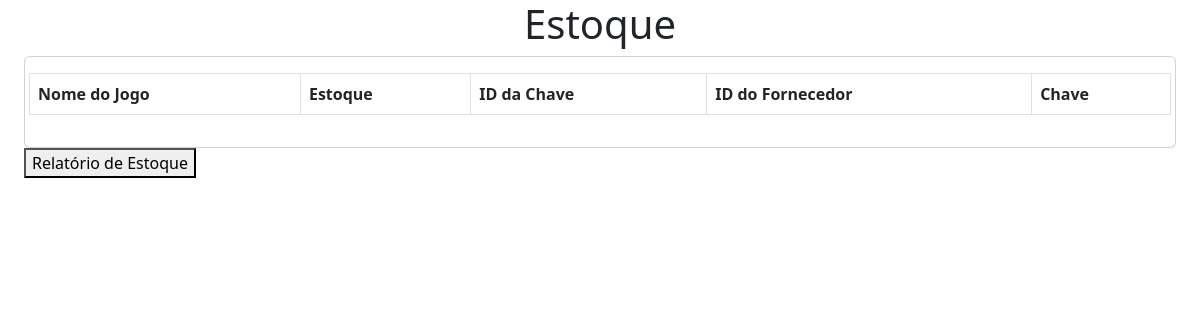
The app's page /estoque.php, older data.
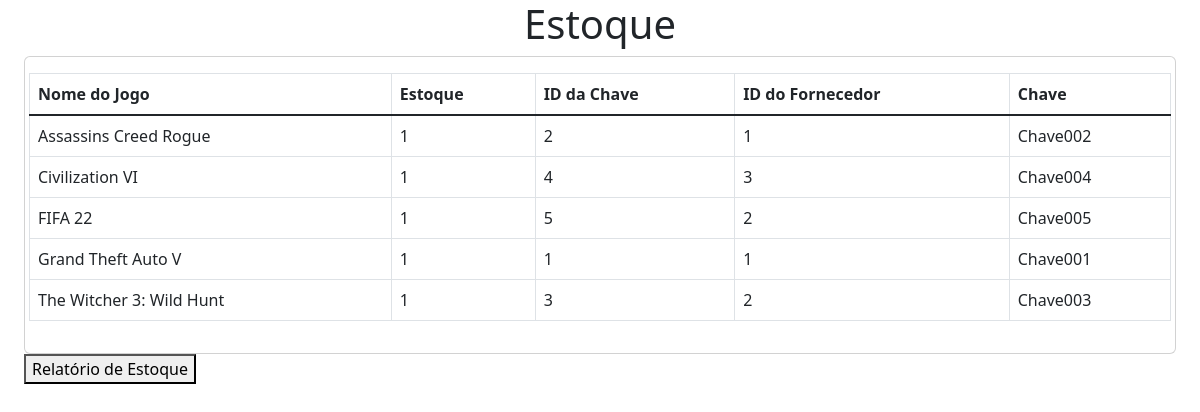
The same page, newer data.
### tables this page shows
CREATE TABLE Chaves (
  idChaves INT NOT NULL AUTO_INCREMENT,
  chave VARCHAR(45) NULL DEFAULT NULL,
  estoque TINYINT NOT NULL DEFAULT 1,
  Fornecedores_idFornecedores INT NOT NULL,
  Jogos_idJogos INT NOT NULL,
  PRIMARY KEY (idChaves),
  CONSTRAINT fk_Chaves_Fornecedores
    FOREIGN KEY (Fornecedores_idFornecedores)
    REFERENCES Fornecedores (idFornecedores)
    ON DELETE NO ACTION
    ON UPDATE NO ACTION,
  CONSTRAINT fk_Chaves_Jogos1
    FOREIGN KEY (Jogos_idJogos)
    REFERENCES Jogos (idJogos)
    ON DELETE NO ACTION
    ON UPDATE NO ACTION
);

### estoque.php (the view, shortened to what this page needs)
<?php
include("conexao.php");
$sql = "SELECT  nomeJogo, idChaves, estoque, Fornecedores_idFornecedores, chave FROM ViewChavesComData WHERE estoque = 1 ORDER BY nomeJogo" ;
$result = mysqli_query($conexao, $sql);
?>
<!DOCTYPE html>
<html lang="en">
<head>
    <link rel="stylesheet" href="https://cdnjs.cloudflare.com/ajax/libs/font-awesome/5.15.3/css/all.min.css">
    <link rel="stylesheet" href="css/css1/bootstrap.min.css">
    <link rel="stylesheet" href="css/css1/bs-admin.css">
    <link rel="stylesheet" href="css/css1/jquery.dataTables.min.css">
    <link rel="stylesheet" href="css/css1/select2.min.css">
    <link rel="stylesheet" href="css/css1/select2-bootstrap-5-theme.min.css">
    <link rel="stylesheet" href="css/css1/font-awesome-all.min.css">
    <link rel="stylesheet" href="css/listas.css">
</head>
<body>
    <h1>Estoque </h1>
    <div class="container-fluid">
        <div class="row">
            <div class="col-md-12">
                <div class="card">
                    <div class="card-body">
                        <div class="row">
                            <table class="table table-bordered table-hover tabela-relatorio" id="dados">
                                <thead>
                                    <tr>
                                        <th scope="col">Nome do Jogo</th>
                                        <th scope="col">Estoque</th>
                                        <th scope="col">ID da Chave</th>
                                        <th scope="col">ID do Fornecedor</th>
                                        <th scope="col">Chave</th>
                                    </tr>
                                </thead>
                                <tbody>
                                    <?php
                                    while ($row = mysqli_fetch_assoc($result)) {
                                        ?>
                                        <tr>
                                            <td><?php echo $row['nomeJogo']; ?></td>
                                            <td><?php echo $row['estoque']; ?></td>
                                            <td><?php echo $row['idChaves']; ?></td>
                                            <td><?php echo $row['Fornecedores_idFornecedores']; ?></td>
                                            <td><?php echo $row['chave']; ?></td>
                                        </tr>
                                        <?php
                                    }
                                    ?>
                                </tbody>
                            </table>
                        </div>
                    </div>
                </div>
            </div>
        </div>
        <button id="btnRelatorio">Relatório de Estoque</button>
    </div>
</body>
</html>

### css/listas.css (style rules this page uses)
h1 { align-items: center; text-align: center; }
button { text-align: center; align-items: center; }

Row changes from the older to the newer data that the page shows:
added chaves: nomeJogo "Assassins Creed Rogue", estoque "1", idChaves "2", Fornecedores_idFornecedores "1", chave "Chave002"
added chaves: nomeJogo "Civilization VI", estoque "1", idChaves "4", Fornecedores_idFornecedores "3", chave "Chave004"
added chaves: nomeJogo "FIFA 22", estoque "1", idChaves "5", Fornecedores_idFornecedores "2", chave "Chave005"
added chaves: nomeJogo "Grand Theft Auto V", estoque "1", idChaves "1", Fornecedores_idFornecedores "1", chave "Chave001"
added chaves: nomeJogo "The Witcher 3: Wild Hunt", estoque "1", idChaves "3", Fornecedores_idFornecedores "2", chave "Chave003"
